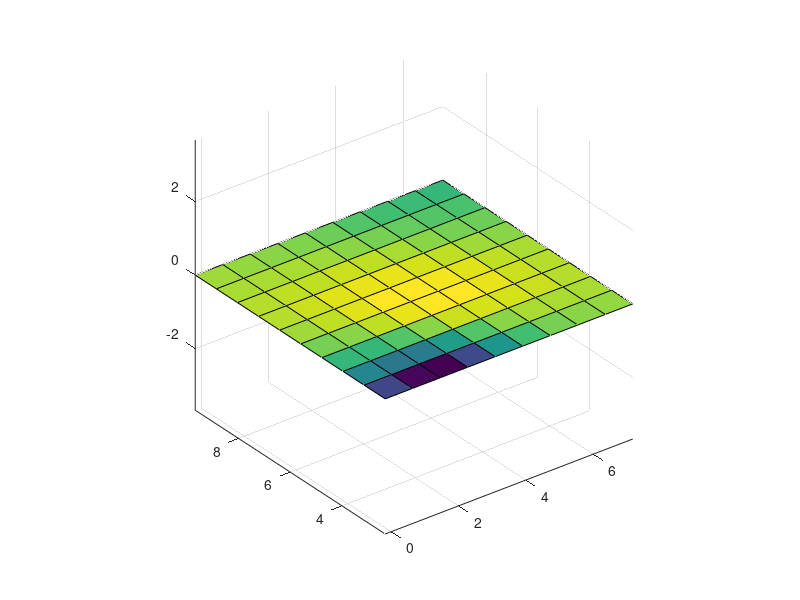

Write MATLAB code to recreate this figure.
clc;clear;close all

% Permeability of free space
mu0=4*pi*1e-7;

% Define the coordinates of the two ends of the wire
v1 = [1,2,3];
v2 = [4,5,9];
length = ((v1(1)-v2(1))^2+(v1(2)-v2(2))^2+(v1(3)-v2(3))^2)^0.5;
% Define current
current = 7;

% Define a volume of interests
xc = (v1(1)+v2(1))/2; % xyz center point
yc = (v1(2)+v2(2))/2;
zc = (v1(3)+v2(3))/2;
n = 10; % number of grids
[xi,yi,zi] = meshgrid(linspace((xc-length/2),(xc+length/2),n),linspace((yc-length/2),(yc+length/2),n),linspace((zc-length/2),(zc+length/2),n));
[bx,by,bz] = meshgrid(linspace((xc-length/2),(xc+length/2),n),linspace((yc-length/2),(yc+length/2),n),linspace((zc-length/2),(zc+length/2),n));

% Calculate spherical coord. for each point in the subspace
% for i=1:n
%     rho(i) = norm(cross(v1-v2,[xi(i),yi(i),zi(i)]-v2)) / norm(v1-v2);
%     cosTheta1(i)=(z1);
% end
% for i=1:n
%     for j=1:n
%         for k=1:n
%             rho = norm(cross(v1-v2,[xi(i,j,k),yi(i,j,k),zi(i,j,k)]-v2)) / norm(v1-v2);
%             cosTheta1 = (zi(i,j,k)-v1(3))/((rho^2+(zi(i,j,k)-v1(3))^2)^0.5);
%             cosTheta2 = (zi(i,j,k)-v2(3))/((rho^2+(zi(i,j,k)-v2(3))^2)^0.5);
% %             [bx(i,j,k),by(i,j,k),bz(i,j,k)] = sph2cart((mu0*current/(4*pi*rho))*(cosTheta2-cosTheta1),0,rho);
%             bx(i,j,k) = -sin((mu0*current/(4*pi*rho))*(cosTheta2-cosTheta1));
%             bz(i,j,k) = cos((mu0*current/(4*pi*rho))*(cosTheta2-cosTheta1));
%             by(i,j,k) = rho;
%         end
%     end
% end

c = mu0*current/(4*pi);
xA = v1(1);
yA = v1(2);
zA = v1(3);
xB = v2(1);
yB = v2(2);
zB = v2(3);
b = zeros(n,n,n);
for i=1:n
    for j=1:n
        for k=1:n
            x = xi(i,j,k);
            y = yi(i,j,k);
            z = zi(i,j,k);
            r1 = ((x-xA)^2+(y-yA)^2+(z-zA)^2)^0.5;
            r2 = ((x-xB)^2+(y-yB)^2+(z-zB)^2)^0.5;
            cosTheta1 = (r2^2-r1^2-length^2)/(2*length*r1);
            cosTheta2 = (r2^2-r1^2-length^2)/(2*length*r2);
            distance = ((2*r1^2*r2^2+2*r1^2*length^2+2*r2^2*length^2-r1^4-r2^4-length^4)^0.5)/(2*length);
            b(i,j,k) = c*(cosTheta2-cosTheta1)/distance;
        end
    end
end


% quiver3(xi,yi,zi,bx,by,bz,2)
surf(squeeze(yi(:,1,:)),squeeze(zi(:,1,:)),squeeze(b(1,:,:)));
% hold on
% line([v1(1) v2(1)],[v1(2) v2(2)],[v1(3) v2(3)],'linewidth',3,'color','r');
axis equal



